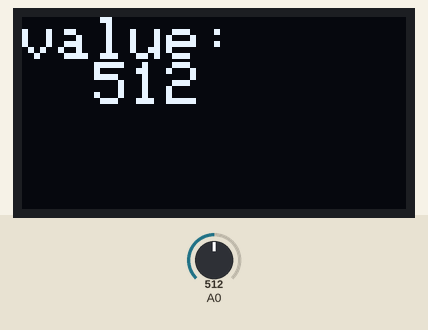
Recording of a program running on a simulated Arduino Uno, built with avr-gcc and run on an emulated ATmega328P. Parts: 128×64 one-colour display. The test bench sets the inputs (shaded band); at power-on: A0 = 512.

Above: at 3.2 s.
3.3 s: A0 set to 716
At 4.4 s:
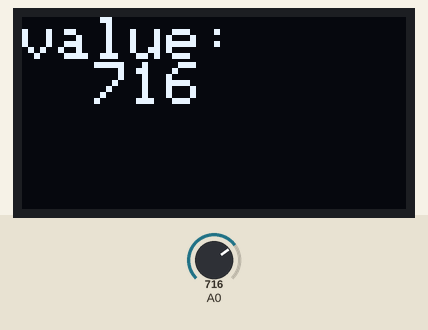
4.8 s: A0 set to 900
At 5.4 s:
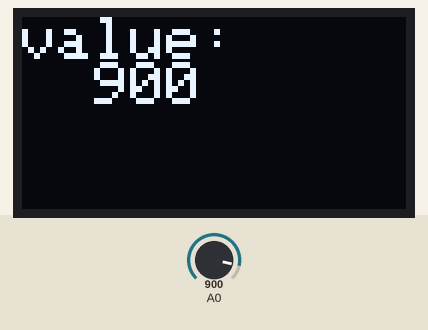
6.3 s: A0 set to 1023
At 6.6 s:
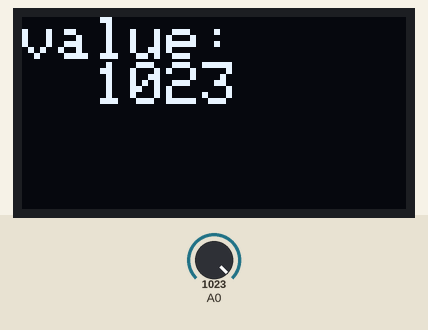
Timing chart, 0 to 9.3 s (numbered marks = the images above; inputs shaded):
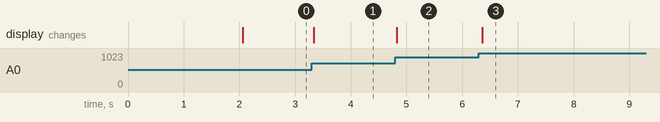

Measured:
- after the input at 3.3 s, the display: changes at once (image 1)
- after the input at 4.8 s, the display: changes at once (image 2)
- after the input at 6.3 s, the display: changes after 0.06 s (image 3)

The program:

main.cpp
```cpp
#include <stdio.h>
#include <stdlib.h>
#include <Adafruit_GFX.h>
#include <Adafruit_SSD1306.h>
#include "Screen.h"
#include <DHT.h>
#include <DHT_U.h>

DHT dht(4, DHT11);

Screen screen;

void setup() {
  dht.begin();

  Serial.begin(115200); //打开串口通讯，设置传输速率为115200字节每秒

  if (!screen.begin(0x3C)) {
    Serial.println(F("SSD1306 allocation failed"));
    for (;;);
  }
}

void loop() {
  screen.showSensorValue(analogRead(A0));
  // if (dht.read()) {
  //   float temperature = dht.readTemperature();
  //   float humidity = dht.readHumidity();
  //   screen.showTempHum(temperature, humidity);
  // } else {
  //   Serial.println("Failed to read from DHT sensor!");
  // }

  // 1秒刷新显示内容
  delay(10);
}
```

Screen.cpp
```cpp
#include "Screen.h"

Screen::Screen()
  : display(128, 64, &Wire, -1)
{
}

bool Screen::begin(uint8_t addr) {
  if (!display.begin(SSD1306_SWITCHCAPVCC, addr)) {
    return false;
  }
  delay(2000);
  display.clearDisplay();
  display.setTextColor(WHITE);
  return true;
}

void Screen::clear() {
  display.clearDisplay();
}

void Screen::showTempHum(float temperature, float humidity) {
  display.clearDisplay();
  display.setTextSize(2);

  display.setCursor(0, 0);
  display.print("temp: ");
  display.setCursor(24, 15);
  display.print(temperature);
  display.print(" C");
  display.setCursor(0, 35);
  display.print("hum: ");
  display.setCursor(24, 50);
  display.print(humidity);
  display.print(" %");

  display.display();
}

void Screen::showSensorValue(int analogInput)
{
  display.clearDisplay();
  display.setTextSize(2);

  display.setCursor(0, 0);
  display.print("value: ");
  display.setCursor(24, 15);
  display.print(analogInput);

  display.display();
}
```

Screen.h
```cpp
#ifndef SCREEN_H
#define SCREEN_H

#include <Arduino.h>
#include <Wire.h>
#include <Adafruit_GFX.h>
#include <Adafruit_SSD1306.h>

class Screen {
public:
  Screen();
  bool begin(uint8_t addr = 0x3C);
  void clear();
  void showTempHum(float temperature, float humidity);
  void showSensorValue(int lightLevel);

private:
  Adafruit_SSD1306 display;
};

#endif // SCREEN_H
```
